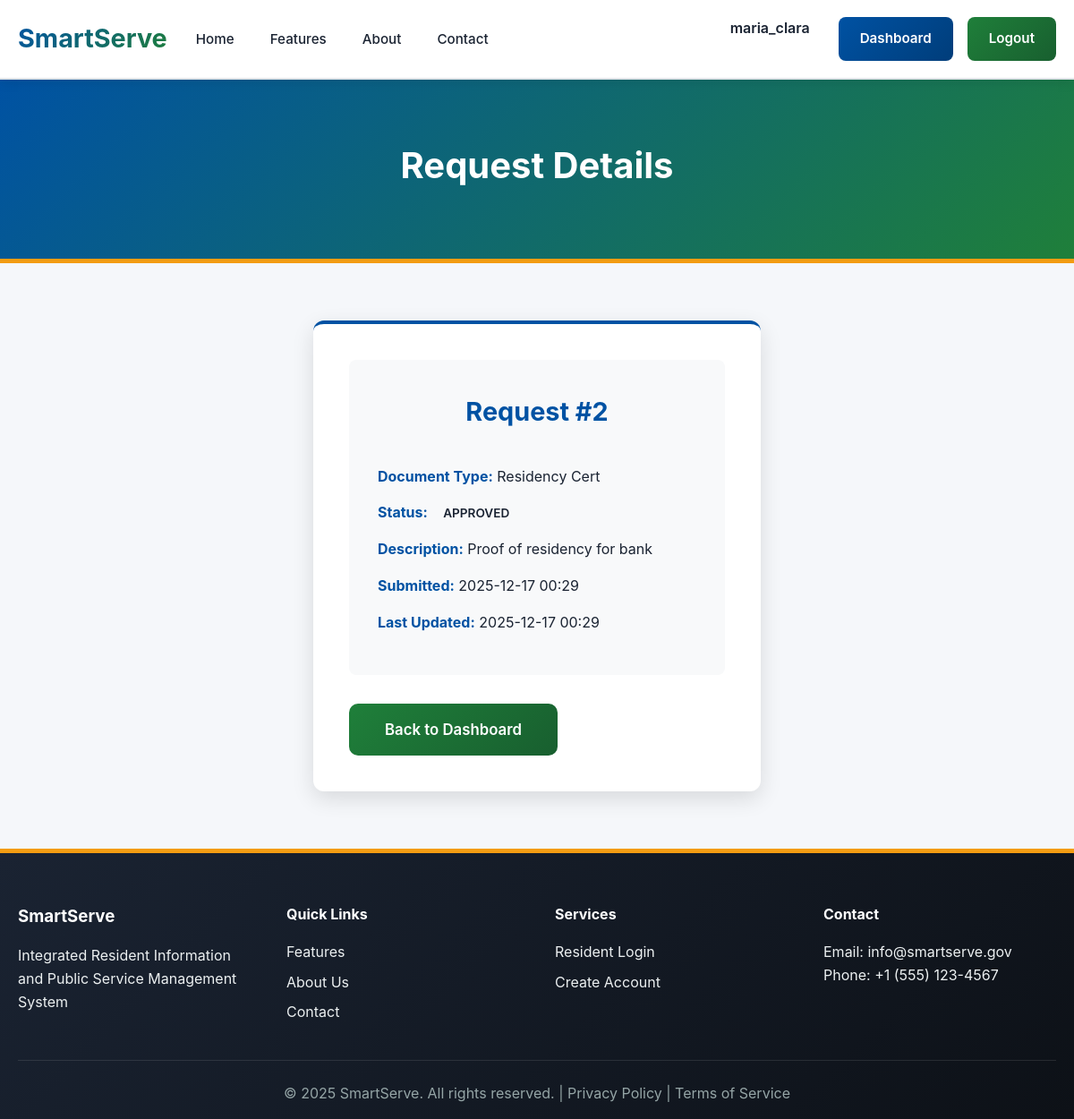
The app's page /resident/request/2 (signed in) with its own data.
### models.py (models this page shows, shortened)
class User(db.Model):
    __tablename__ = 'user'
    id = db.Column(db.Integer, primary_key=True)
    username = db.Column(db.String(80), unique=True, nullable=False)
    email = db.Column(db.String(120), unique=True, nullable=False)
    password = db.Column(db.String(255), nullable=False)  # Stores Hashed Password
    role = db.Column(db.String(20), default='resident')   # 'admin' or 'resident'
    first_name = db.Column(db.String(100))
    last_name = db.Column(db.String(100))
    phone = db.Column(db.String(20))
    address = db.Column(db.String(255))
    created_at = db.Column(db.DateTime, default=datetime.utcnow)
    requests = db.relationship('Request', backref='user', lazy=True, cascade='all, delete-orphan')
    def is_admin(self):
        return self.role == 'admin'

class Request(db.Model):
    __tablename__ = 'request'
    id = db.Column(db.Integer, primary_key=True)
    user_id = db.Column(db.Integer, db.ForeignKey('user.id'), nullable=False)
    document_type = db.Column(db.String(100), nullable=False)
    description = db.Column(db.Text)
    status = db.Column(db.String(20), default='pending') # Options: pending, approved, rejected, completed
    created_at = db.Column(db.DateTime, default=datetime.utcnow)
    updated_at = db.Column(db.DateTime, default=datetime.utcnow, onupdate=datetime.utcnow)
    admin_notes = db.Column(db.Text)

### app.py (the view)
@app.route('/resident/request/<int:request_id>')
@login_required
def view_request(request_id):
    req = Request.query.get_or_404(request_id)
    if req.user_id != session['user_id']:
        flash('Permission denied.', 'danger')
        return redirect(url_for('resident_dashboard'))
    return render_template('view_request.html', request=req)

### app.py (called while the page is built)
def login_required(f):
    @wraps(f)
    def decorated_function(*args, **kwargs):
        if 'user_id' not in session:
            flash('Please log in first.', 'warning')
            return redirect(url_for('login'))
        return f(*args, **kwargs)
    return decorated_function

@app.context_processor
def inject_user():
    user = None
    if 'user_id' in session:
        user = User.query.get(session['user_id'])
    return dict(current_user=user)

### templates/view_request.html (shortened to what this page needs)
{% extends 'base.html' %}
{% block content %}
<div class="page-header resident-portal">
    <div class="container">
        <h1>Request Details</h1>
    </div>
</div>
<div class="auth-section">
    <div class="container">
        <div class="auth-container">
            <div class="auth-form-wrapper">
                <div class="request-details" style="background: #f8f9fa; padding: 2rem; border-radius: 8px;">
                    <h2>Request #{{ request.id }}</h2>
                    <p><strong>Document Type:</strong> {{ request.document_type|replace('_', ' ')|title }}</p>
                    <p><strong>Status:</strong> <span class="status status-{{ request.status }}">{{ request.status|upper }}</span></p>
                    <p><strong>Description:</strong> {{ request.description }}</p>
                    <p><strong>Submitted:</strong> {{ request.created_at.strftime('%Y-%m-%d %H:%M') }}</p>
                    <p><strong>Last Updated:</strong> {{ request.updated_at.strftime('%Y-%m-%d %H:%M') }}</p>
                </div>
                <a href="{{ url_for('resident_dashboard') }}" class="btn btn-secondary btn-lg" style="margin-top: 2rem;">Back to Dashboard</a>
            </div>
        </div>
    </div>
</div>
{% endblock %}

### templates/base.html (shortened to what this page needs)
<!DOCTYPE html>
<html lang="en">
<head>
    <link rel="stylesheet" href="{{ url_for('static', filename='css/style.css') }}">
</head>
<body>
    <nav class="navbar">
        <div class="container">
            <div class="nav-content">
                <div class="logo">
                    <h1><a href="/" style="color: inherit; text-decoration: none;">SmartServe</a></h1>
                </div>
                <ul class="nav-links">
                    <li><a href="/">Home</a></li>
                    <li><a href="/features">Features</a></li>
                    <li><a href="/about">About</a></li>
                    <li><a href="/contact">Contact</a></li>
                </ul>
                <div class="nav-buttons">
                    {% if current_user %}
                        {% if current_user.is_admin() %}
                            <span style="margin-right: 1rem; color: var(--primary-color); font-weight: 600;">Admin: {{ current_user.username }}</span>
                            <a href="{{ url_for('admin_dashboard') }}" class="btn btn-primary">Dashboard</a>
                            <a href="{{ url_for('logout') }}" class="btn btn-secondary">Logout</a>
                        {% else %}
                            <span style="margin-right: 1rem; color: var(--primary-color); font-weight: 600;">{{ current_user.username }}</span>
                            <a href="{{ url_for('resident_dashboard') }}" class="btn btn-primary">Dashboard</a>
                            <a href="{{ url_for('logout') }}" class="btn btn-secondary">Logout</a>
                        {% endif %}
                    {% else %}
                        <a href="{{ url_for('login') }}" class="btn btn-secondary">Login</a>
                        <a href="{{ url_for('register') }}" class="btn btn-primary">Register</a>
                    {% endif %}
                </div>
            </div>
        </div>
    </nav>
    {% block content %}{% endblock %}
    <footer class="footer">
        <div class="container">
            <div class="footer-content">
                <div class="footer-section">
                    <h3>SmartServe</h3>
                    <p>Integrated Resident Information and Public Service Management System</p>
                </div>
                <div class="footer-section">
                    <h4>Quick Links</h4>
                    <ul>
                        <li><a href="/features">Features</a></li>
                        <li><a href="/about">About Us</a></li>
                        <li><a href="/contact">Contact</a></li>
                    </ul>
                </div>
                <div class="footer-section">
                    <h4>Services</h4>
                    <ul>
                        <li><a href="{{ url_for('login') }}">Resident Login</a></li>
                        <li><a href="{{ url_for('register') }}">Create Account</a></li>
                    </ul>
                </div>
                <div class="footer-section">
                    <h4>Contact</h4>
                    <p>Email: info@smartserve.gov</p>
                    <p>Phone: +1 (555) 123-4567</p>
                </div>
            </div>
            <div class="footer-bottom">
                <p>&copy; 2025 SmartServe. All rights reserved. | Privacy Policy | Terms of Service</p>
            </div>
        </div>
    </footer>
</body>
</html>

### static/css/style.css (style rules this page uses)
* { margin: 0; padding: 0; box-sizing: border-box; }
:root { --primary-blue: #0052a3; --primary-blue-dark: #003d7a; --secondary-green: #1f7f3a; --secondary-green-dark: #185f2f; --accent-gold: #f39c12; --light-bg: #f5f7fa; --white: #ffffff; --dark-text: #1a2332; --border-color: #e0e4e8; --success-color: #27ae60; --warning-color: #e74c3c; --text-light: #666666; }
body { font-family: -apple-system, BlinkMacSystemFont, "Segoe UI", Roboto, "Helvetica Neue", Arial, sans-serif; color: var(--dark-text); line-height: 1.6; background-color: var(--white); }
.container { max-width: 1200px; margin: 0 auto; padding: 0 20px; }
.navbar { background: var(--white); border-bottom: 2px solid var(--border-color); position: sticky; top: 0; z-index: 1000; box-shadow: 0 4px 12px rgba(0, 0, 0, 0.08); }
.nav-content { display: flex; align-items: center; justify-content: space-between; padding: 1.2rem 0; gap: 2rem; }
.logo h1 { font-size: 1.8rem; font-weight: 700; background: linear-gradient(135deg, var(--primary-blue), var(--secondary-green)); -webkit-background-clip: text; -webkit-text-fill-color: transparent; background-clip: text; }
.nav-links { display: flex; list-style: none; gap: 2.5rem; flex: 1; }
.nav-links a { text-decoration: none; color: var(--dark-text); font-weight: 500; font-size: 0.95rem; transition: all 0.3s ease; position: relative; }
.nav-links a::after { content: ""; position: absolute; width: 0; height: 2px; bottom: -5px; left: 0; background: linear-gradient(90deg, var(--primary-blue), var(--accent-gold)); transition: width 0.3s ease; }
.nav-buttons { display: flex; gap: 1rem; }
.btn { padding: 0.75rem 1.5rem; border-radius: 8px; text-decoration: none; font-weight: 600; transition: all 0.3s ease; border: none; cursor: pointer; display: inline-block; text-align: center; font-size: 0.95rem; }
.btn-primary { background: linear-gradient(135deg, var(--primary-blue), var(--primary-blue-dark)); color: var(--white); }
.btn-secondary { background: linear-gradient(135deg, var(--secondary-green), var(--secondary-green-dark)); color: var(--white); }
.btn-lg { padding: 1rem 2.5rem; font-size: 1.05rem; border-radius: 10px; }
.page-header { background: linear-gradient(135deg, var(--primary-blue) 0%, var(--secondary-green) 100%); color: var(--white); padding: 4rem 0; text-align: center; border-bottom: 5px solid var(--accent-gold); }
.page-header h1 { font-size: 2.5rem; margin-bottom: 0.5rem; font-weight: 700; }
.status { padding: 0.4rem 0.8rem; border-radius: 20px; font-size: 0.85rem; font-weight: 600; }
.footer { background: linear-gradient(135deg, #1a2332 0%, #0d1117 100%); color: #ecf0f1; padding: 3.5rem 0 1rem; border-top: 5px solid var(--accent-gold); }
.footer-content { display: grid; grid-template-columns: repeat(auto-fit, minmax(200px, 1fr)); gap: 2.5rem; margin-bottom: 2rem; }
.footer-section h3, .footer-section h4 { color: var(--white); margin-bottom: 1rem; font-weight: 700; }
.footer-section ul { list-style: none; }
.footer-section ul li { margin-bottom: 0.5rem; }
.footer-section a { color: #ecf0f1; text-decoration: none; transition: all 0.3s ease; }
.footer-bottom { border-top: 1px solid rgba(255, 255, 255, 0.1); padding-top: 1.5rem; text-align: center; color: #95a5a6; }
.auth-section { padding: 4rem 0; background: var(--light-bg); min-height: 60vh; }
.auth-container { max-width: 500px; margin: 0 auto; }
.auth-form-wrapper { background: var(--white); padding: 2.5rem; border-radius: 12px; box-shadow: 0 8px 25px rgba(0, 0, 0, 0.12); border-top: 4px solid var(--primary-blue); }
.auth-form-wrapper h2 { margin-bottom: 2rem; text-align: center; color: var(--primary-blue); font-weight: 700; font-size: 1.8rem; }
.request-details { line-height: 1.8; }
.request-details p { margin-bottom: 0.75rem; }
.request-details strong { color: var(--primary-blue); }

### records on screen
User: username "maria_clara"
Request: id "2", document_type "Residency Cert", status "APPROVED", description "Proof of residency for bank", created_at "2025-12-17 00:29", updated_at "2025-12-17 00:29"
